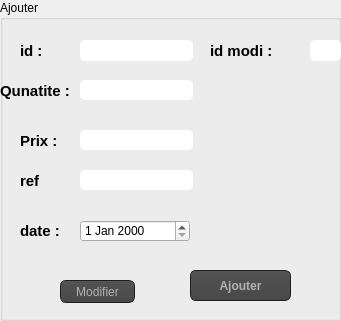
    <widget class="QGroupBox" name="groupBox_3">
     <property name="geometry">
      <rect>
       <x>20</x>
       <y>30</y>
       <width>341</width>
       <height>321</height>
      </rect>
     </property>
     <property name="title">
      <string>Ajouter</string>
     </property>
     <widget class="QLabel" name="label_8">
      <property name="geometry">
       <rect>
        <x>20</x>
        <y>40</y>
        <width>47</width>
        <height>21</height>
       </rect>
      </property>
      <property name="font">
       <font>
        <pointsize>11</pointsize>
        <weight>75</weight>
        <bold>true</bold>
       </font>
      </property>
      <property name="text">
       <string>id :</string>
      </property>
     </widget>
     <widget class="QLabel" name="label_9">
      <property name="geometry">
       <rect>
        <x>20</x>
        <y>130</y>
        <width>61</width>
        <height>21</height>
       </rect>
      </property>
      <property name="font">
       <font>
        <pointsize>11</pointsize>
        <weight>75</weight>
        <bold>true</bold>
       </font>
      </property>
      <property name="text">
       <string>Prix :</string>
      </property>
     </widget>
     <widget class="QLabel" name="Qunatite">
      <property name="geometry">
       <rect>
        <x>0</x>
        <y>80</y>
        <width>81</width>
        <height>21</height>
       </rect>
      </property>
      <property name="font">
       <font>
        <pointsize>11</pointsize>
        <weight>75</weight>
        <bold>true</bold>
       </font>
      </property>
      <property name="text">
       <string>Qunatite :</string>
      </property>
     </widget>
     <widget class="QLineEdit" name="_id_h">
      <property name="geometry">
       <rect>
        <x>80</x>
        <y>40</y>
        <width>113</width>
        <height>21</height>
       </rect>
      </property>
      <property name="styleSheet">
       <string notr="true">QLineEdit{
    background-color: white;
    box-shadow: 2px 0.5px 5px 1px inset black;
    border-radius: 5px;
    width: 70%;
    padding-right: 10px;
    padding-left: 10px;
    text-align: left;
    color: #000;
    font-size:inherit;
    font-family: Arial, Helvetica, sans-serif;  
    font-weight:normal;
    font-variant:normal;
}
QLineEdit::hover{  color: black ;
background-color:orange;}
QLineEdit::focus{  color: black ;
background-color:white;}</string>
      </property>
     </widget>
     <widget class="QLineEdit" name="Qunatite_h">
      <property name="geometry">
       <rect>
        <x>80</x>
        <y>80</y>
        <width>113</width>
        <height>20</height>
       </rect>
      </property>
      <property name="styleSheet">
       <string notr="true">QLineEdit{
    background-color: white;
    box-shadow: 2px 0.5px 5px 1px inset black;
    border-radius: 5px;
    width: 70%;
    padding-right: 10px;
    padding-left: 10px;
    text-align: left;
    color: #000;
    font-size:inherit;
    font-family: Arial, Helvetica, sans-serif;  
    font-weight:normal;
    font-variant:normal;
}
QLineEdit::hover{  color: black ;
background-color:orange;}
QLineEdit::focus{  color: black ;
background-color:white;}</string>
      </property>
     </widget>
     <widget class="QLineEdit" name="prix_hay">
      <property name="geometry">
       <rect>
        <x>80</x>
        <y>130</y>
        <width>113</width>
        <height>20</height>
       </rect>
      </property>
      <property name="styleSheet">
       <string notr="true">QLineEdit{
    background-color: white;
    box-shadow: 2px 0.5px 5px 1px inset black;
    border-radius: 5px;
    width: 70%;
    padding-right: 10px;
    padding-left: 10px;
    text-align: left;
    color: #000;
    font-size:inherit;
    font-family: Arial, Helvetica, sans-serif;  
    font-weight:normal;
    font-variant:normal;
}
QLineEdit::hover{  color: black ;
background-color:orange;}
QLineEdit::focus{  color: black ;
background-color:white;}</string>
      </property>
     </widget>
     <widget class="QLabel" name="label_11">
      <property name="geometry">
       <rect>
        <x>20</x>
        <y>220</y>
        <width>47</width>
        <height>21</height>
       </rect>
      </property>
      <property name="font">
       <font>
        <pointsize>11</pointsize>
        <weight>75</weight>
        <bold>true</bold>
       </font>
      </property>
      <property name="text">
       <string>date :</string>
      </property>
     </widget>
     <widget class="QPushButton" name="pushButton_ajout_m">
      <property name="geometry">
       <rect>
        <x>190</x>
        <y>270</y>
        <width>101</width>
        <height>31</height>
       </rect>
      </property>
      <property name="font">
       <font>
        <pointsize>-1</pointsize>
        <weight>75</weight>
        <italic>false</italic>
        <bold>true</bold>
       </font>
      </property>
      <property name="styleSheet">
       <string notr="true">QToolTip
{
     border: 1px solid black;
     background-color: #ffa02f;
     padding: 1px;
     border-radius: 3px;
     opacity: 100;
}

QWidget
{
    color: #b1b1b1;
    background-color: #323232;
}

QWidget:item:hover
{
    background-color: QLinearGradient( x1: 0, y1: 0, x2: 0, y2: 1, stop: 0 #ffa02f, stop: 1 #ca0619);
    color: #000000;
}

QWidget:item:selected
{
    background-color: QLinearGradient( x1: 0, y1: 0, x2: 0, y2: 1, stop: 0 #ffa02f, stop: 1 #d7801a);
}

QMenuBar::item
{
    background: transparent;
}

QMenuBar::item:selected
{
    background: transparent;
    border: 1px solid #ffaa00;
}

QMenuBar::item:pressed
{
    background: #444;
    border: 1px solid #000;
    background-color: QLinearGradient(
        x1:0, y1:0,
        x2:0, y2:1,
        stop:1 #212121,
        stop:0.4 #343434/*,
        stop:0.2 #343434,
        stop:0.1 #ffaa00*/
    );
    margin-bottom:-1px;
    padding-bottom:1px;
}

QMenu
{
    border: 1px solid #000;
}

QMenu::item
{
    padding: 2px 20px 2px 20px;
}

QMenu::item:selected
{
    color: #000000;
}

QWidget:disabled
{
    color: #404040;
    background-color: #323232;
}

QAbstractItemView
{
    background-color: QLinearGradient( x1: 0, y1: 0, x2: 0, y2: 1, stop: 0 #4d4d4d, stop: 0.1 #646464, stop: 1 #5d5d5d);
}

QWidget:focus
{
    /*border: 2px solid QLinearGradient( x1: 0, y1: 0, x2: 0, y2: 1, stop: 0 #ffa02f, stop: 1 #d7801a);*/
}

QLineEdit
{
    background-color: QLinearGradient( x1: 0, y1: 0, x2: 0, y2: 1, stop: 0 #4d4d4d, stop: 0 #646464, stop: 1 #5d5d5d);
    padding: 1px;
    border-style: solid;
    border: 1px solid #1e1e1e;
    border-radius: 5;
}

QPushButton
{
    color: #b1b1b1;
    background-color: QLinearGradient( x1: 0, y1: 0, x2: 0, y2: 1, stop: 0 #565656, stop: 0.1 #525252, stop: 0.5 #4e4e4e, stop: 0.9 #4a4a4a, stop: 1 #464646);
    border-width: 1px;
    border-color: #1e1e1e;
    border-style: solid;
    border-radius: 6;
    padding: 3px;
    font-size: 12px;
    padding-left: 5px;
    padding-right: 5px;
}

QPushButton:pressed
{
    background-color: QLinearGradient( x1: 0, y1: 0, x2: 0, y2: 1, stop: 0 #2d2d2d, stop: 0.1 #2b2b2b, stop: 0.5 #292929, stop: 0.9 #282828, stop: 1 #252525);
}

QComboBox
{
    selection-background-color: #ffaa00;
    background-color: QLinearGradient( x1: 0, y1: 0, x2: 0, y2: 1, stop: 0 #565656, stop: 0.1 #525252, stop: 0.5 #4e4e4e, stop: 0.9 #4a4a4a, stop: 1 #464646);
    border-style: solid;
    border: 1px solid #1e1e1e;
    border-radius: 5;
}

QComboBox:hover,QPushButton:hover
{
    border: 2px solid QLinearGradient( x1: 0, y1: 0, x2: 0, y2: 1, stop: 0 #ffa02f, stop: 1 #d7801a);
}


QComboBox:on
{
    padding-top: 3px;
    padding-left: 4px;
    background-color: QLinearGradient( x1: 0, y1: 0, x2: 0, y2: 1, stop: 0 #2d2d2d, stop: 0.1 #2b2b2b, stop: 0.5 #292929, stop: 0.9 #282828, stop: 1 #252525);
    selection-background-color: #ffaa00;
}

QComboBox QAbstractItemView
{
    border: 2px solid darkgray;
    selection-background-color: QLinearGradient( x1: 0, y1: 0, x2: 0, y2: 1, stop: 0 #ffa02f, stop: 1 #d7801a);
}

QComboBox::drop-down
{
     subcontrol-origin: padding;
     subcontrol-position: top right;
     width: 15px;

     border-left-width: 0px;
     border-left-color: darkgray;
     border-left-style: solid; /* just a single line */
     border-top-right-radius: 3px; /* same radius as the QComboBox */
     border-bottom-right-radius: 3px;
 }

QComboBox::down-arrow
{
     image: url(:/down_arrow.png);
}

QGroupBox:focus
{
border: 2px solid QLinearGradient( x1: 0, y1: 0, x2: 0, y2: 1, stop: 0 #ffa02f, stop: 1 #d7801a);
}

QTextEdit:focus
{
    border: 2px solid QLinearGradient( x1: 0, y1: 0, x2: 0, y2: 1, stop: 0 #ffa02f, stop: 1 #d7801a);
}

QScrollBar:horizontal {
     border: 1px solid #222222;
     background: QLinearGradient( x1: 0, y1: 0, x2: 0, y2: 1, stop: 0.0 #121212, stop: 0.2 #282828, stop: 1 #484848);
     height: 7px;
     margin: 0px 16px 0 16px;
}

QScrollBar::handle:horizontal
{
      background: QLinearGradient( x1: 0, y1: 0, x2: 1, y2: 0, stop: 0 #ffa02f, stop: 0.5 #d7801a, stop: 1 #ffa02f);
      min-height: 20px;
      border-radius: 2px;
}

QScrollBar::add-line:horizontal {
      border: 1px solid #1b1b19;
      border-radius: 2px;
      background: QLinearGradient( x1: 0, y1: 0, x2: 1, y2: 0, stop: 0 #ffa02f, stop: 1 #d7801a);
      width: 14px;
      subcontrol-position: right;
      subcontrol-origin: margin;
}

QScrollBar::sub-line:horizontal {
      border: 1px solid #1b1b19;
      border-radius: 2px;
      background: QLinearGradient( x1: 0, y1: 0, x2: 1, y2: 0, stop: 0 #ffa02f, stop: 1 #d7801a);
      width: 14px;
     subcontrol-position: left;
     subcontrol-origin: margin;
}

QScrollBar::right-arrow:horizontal, QScrollBar::left-arrow:horizontal
{
      border: 1px solid black;
      width: 1px;
      height: 1px;
      background: white;
}

QScrollBar::add-page:horizontal, QScrollBar::sub-page:horizontal
{
      background: none;
}

QScrollBar:vertical
{
      background: QLinearGradient( x1: 0, y1: 0, x2: 1, y2: 0, stop: 0.0 #121212, stop: 0.2 #282828, stop: 1 #484848);
      width: 7px;
      margin: 16px 0 16px 0;
      border: 1px solid #222222;
}

QScrollBar::handle:vertical
{
      background: QLinearGradient( x1: 0, y1: 0, x2: 0, y2: 1, stop: 0 #ffa02f, stop: 0.5 #d7801a, stop: 1 #ffa02f);
      min-height: 20px;
      border-radius: 2px;
}

QScrollBar::add-line:vertical
{
      border: 1px solid #1b1b19;
      border-radius: 2px;
      background: QLinearGradient( x1: 0, y1: 0, x2: 0, y2: 1, stop: 0 #ffa02f, stop: 1 #d7801a);
      height: 14px;
      subcontrol-position: bottom;
      subcontrol-origin: margin;
}

QScrollBar::sub-line:vertical
{
      border: 1px solid #1b1b19;
      border-radius: 2px;
      background: QLinearGradient( x1: 0, y1: 0, x2: 0, y2: 1, stop: 0 #d7801a, stop: 1 #ffa02f);
      height: 14px;
      subcontrol-position: top;
      subcontrol-origin: margin;
}

QScrollBar::up-arrow:vertical, QScrollBar::down-arrow:vertical
{
      border: 1px solid black;
      width: 1px;
      height: 1px;
      background: white;
}


QScrollBar::add-page:vertical, QScrollBar::sub-page:vertical
{
      background: none;
}

QTextEdit
{
    background-color: #242424;
}

QPlainTextEdit
{
    background-color: #242424;
}

QHeaderView::section
{
    background-color: QLinearGradient(x1:0, y1:0, x2:0, y2:1, stop:0 #616161, stop: 0.5 #505050, stop: 0.6 #434343, stop:1 #656565);
    color: white;
    padding-left: 4px;
    border: 1px solid #6c6c6c;
}

QCheckBox:disabled
{
color: #414141;
}

QDockWidget::title
{
    text-align: center;
    spacing: 3px; /* spacing between items in the tool bar */
    background-color: QLinearGradient(x1:0, y1:0, x2:0, y2:1, stop:0 #323232, stop: 0.5 #242424, stop:1 #323232);
}

QDockWidget::close-button, QDockWidget::float-button
{
    text-align: center;
    spacing: 1px; /* spacing between items in the tool bar */
    background-color: QLinearGradient(x1:0, y1:0, x2:0, y2:1, stop:0 #323232, stop: 0.5 #242424, stop:1 #323232);
}

QDockWidget::close-button:hover, QDockWidget::float-button:hover
{
    background: #242424;
}

QDockWidget::close-button:pressed, QDockWidget::float-button:pressed
{
    padding: 1px -1px -1px 1px;
}

QMainWindow::separator
{
    background-color: QLinearGradient(x1:0, y1:0, x2:0, y2:1, stop:0 #161616, stop: 0.5 #151515, stop: 0.6 #212121, stop:1 #343434);
    color: white;
    padding-left: 4px;
    border: 1px solid #4c4c4c;
    spacing: 3px; /* spacing between items in the tool bar */
}

QMainWindow::separator:hover
{

    background-color: QLinearGradient(x1:0, y1:0, x2:0, y2:1, stop:0 #d7801a, stop:0.5 #b56c17 stop:1 #ffa02f);
    color: white;
    padding-left: 4px;
    border: 1px solid #6c6c6c;
    spacing: 3px; /* spacing between items in the tool bar */
}

QToolBar::handle
{
     spacing: 3px; /* spacing between items in the tool bar */
     background: url(:/images/handle.png);
}

QMenu::separator
{
    height: 2px;
    background-color: QLinearGradient(x1:0, y1:0, x2:0, y2:1, stop:0 #161616, stop: 0.5 #151515, stop: 0.6 #212121, stop:1 #343434);
    color: white;
    padding-left: 4px;
    margin-left: 10px;
    margin-right: 5px;
}

QProgressBar
{
    border: 2px solid grey;
    border-radius: 5px;
    text-align: center;
}

QProgressBar::chunk
{
    background-color: #d7801a;
    width: 2.15px;
    margin: 0.5px;
}

QTabBar::tab {
    color: #b1b1b1;
    border: 1px solid #444;
    border-bottom-style: none;
    background-color: #323232;
    padding-left: 10px;
    padding-right: 10px;
    padding-top: 3px;
    padding-bottom: 2px;
    margin-right: -1px;
}

QTabWidget::pane {
    border: 1px solid #444;
    top: 1px;
}

QTabBar::tab:last
{
    margin-right: 0; /* the last selected tab has nothing to overlap with on the right */
    border-top-right-radius: 3px;
}

QTabBar::tab:first:!selected
{
 margin-left: 0px; /* the last selected tab has nothing to overlap with on the right */


    border-top-left-radius: 3px;
}

QTabBar::tab:!selected
{
    color: #b1b1b1;
    border-bottom-style: solid;
    margin-top: 3px;
    background-color: QLinearGradient(x1:0, y1:0, x2:0, y2:1, stop:1 #212121, stop:.4 #343434);
}

QTabBar::tab:selected
{
    border-top-left-radius: 3px;
    border-top-right-radius: 3px;
    margin-bottom: 0px;
}

QTabBar::tab:!selected:hover
{
    /*border-top: 2px solid #ffaa00;
    padding-bottom: 3px;*/
    border-top-left-radius: 3px;
    border-top-right-radius: 3px;
    background-color: QLinearGradient(x1:0, y1:0, x2:0, y2:1, stop:1 #212121, stop:0.4 #343434, stop:0.2 #343434, stop:0.1 #ffaa00);
}

QRadioButton::indicator:checked, QRadioButton::indicator:unchecked{
    color: #b1b1b1;
    background-color: #323232;
    border: 1px solid #b1b1b1;
    border-radius: 6px;
}

QRadioButton::indicator:checked
{
    background-color: qradialgradient(
        cx: 0.5, cy: 0.5,
        fx: 0.5, fy: 0.5,
        radius: 1.0,
        stop: 0.25 #ffaa00,
        stop: 0.3 #323232
    );
}

QCheckBox::indicator{
    color: #b1b1b1;
    background-color: #323232;
    border: 1px solid #b1b1b1;
    width: 9px;
    height: 9px;
}

QRadioButton::indicator
{
    border-radius: 6px;
}

QRadioButton::indicator:hover, QCheckBox::indicator:hover
{
    border: 1px solid #ffaa00;
}

QCheckBox::indicator:checked
{
    image:url(:/images/checkbox.png);
}

QCheckBox::indicator:disabled, QRadioButton::indicator:disabled
{
    border: 1px solid #444;
}</string>
      </property>
      <property name="text">
       <string>Ajouter</string>
      </property>
     </widget>
     <widget class="QPushButton" name="pushm">
      <property name="geometry">
       <rect>
        <x>60</x>
        <y>280</y>
        <width>75</width>
        <height>23</height>
       </rect>
      </property>
      <property name="styleSheet">
       <string notr="true">QToolTip
{
     border: 1px solid black;
     background-color: #ffa02f;
     padding: 1px;
     border-radius: 3px;
     opacity: 100;
}

QWidget
{
    color: #b1b1b1;
    background-color: #323232;
}

QWidget:item:hover
{
    background-color: QLinearGradient( x1: 0, y1: 0, x2: 0, y2: 1, stop: 0 #ffa02f, stop: 1 #ca0619);
    color: #000000;
}

QWidget:item:selected
{
    background-color: QLinearGradient( x1: 0, y1: 0, x2: 0, y2: 1, stop: 0 #ffa02f, stop: 1 #d7801a);
}

QMenuBar::item
{
    background: transparent;
}

QMenuBar::item:selected
{
    background: transparent;
    border: 1px solid #ffaa00;
}

QMenuBar::item:pressed
{
    background: #444;
    border: 1px solid #000;
    background-color: QLinearGradient(
        x1:0, y1:0,
        x2:0, y2:1,
        stop:1 #212121,
        stop:0.4 #343434/*,
        stop:0.2 #343434,
        stop:0.1 #ffaa00*/
    );
    margin-bottom:-1px;
    padding-bottom:1px;
}

QMenu
{
    border: 1px solid #000;
}

QMenu::item
{
    padding: 2px 20px 2px 20px;
}

QMenu::item:selected
{
    color: #000000;
}

QWidget:disabled
{
    color: #404040;
    background-color: #323232;
}

QAbstractItemView
{
    background-color: QLinearGradient( x1: 0, y1: 0, x2: 0, y2: 1, stop: 0 #4d4d4d, stop: 0.1 #646464, stop: 1 #5d5d5d);
}

QWidget:focus
{
    /*border: 2px solid QLinearGradient( x1: 0, y1: 0, x2: 0, y2: 1, stop: 0 #ffa02f, stop: 1 #d7801a);*/
}

QLineEdit
{
    background-color: QLinearGradient( x1: 0, y1: 0, x2: 0, y2: 1, stop: 0 #4d4d4d, stop: 0 #646464, stop: 1 #5d5d5d);
    padding: 1px;
    border-style: solid;
    border: 1px solid #1e1e1e;
    border-radius: 5;
}

QPushButton
{
    color: #b1b1b1;
    background-color: QLinearGradient( x1: 0, y1: 0, x2: 0, y2: 1, stop: 0 #565656, stop: 0.1 #525252, stop: 0.5 #4e4e4e, stop: 0.9 #4a4a4a, stop: 1 #464646);
    border-width: 1px;
    border-color: #1e1e1e;
    border-style: solid;
    border-radius: 6;
    padding: 3px;
    font-size: 12px;
    padding-left: 5px;
    padding-right: 5px;
}

QPushButton:pressed
{
    background-color: QLinearGradient( x1: 0, y1: 0, x2: 0, y2: 1, stop: 0 #2d2d2d, stop: 0.1 #2b2b2b, stop: 0.5 #292929, stop: 0.9 #282828, stop: 1 #252525);
}

QComboBox
{
    selection-background-color: #ffaa00;
    background-color: QLinearGradient( x1: 0, y1: 0, x2: 0, y2: 1, stop: 0 #565656, stop: 0.1 #525252, stop: 0.5 #4e4e4e, stop: 0.9 #4a4a4a, stop: 1 #464646);
    border-style: solid;
    border: 1px solid #1e1e1e;
    border-radius: 5;
}

QComboBox:hover,QPushButton:hover
{
    border: 2px solid QLinearGradient( x1: 0, y1: 0, x2: 0, y2: 1, stop: 0 #ffa02f, stop: 1 #d7801a);
}


QComboBox:on
{
    padding-top: 3px;
    padding-left: 4px;
    background-color: QLinearGradient( x1: 0, y1: 0, x2: 0, y2: 1, stop: 0 #2d2d2d, stop: 0.1 #2b2b2b, stop: 0.5 #292929, stop: 0.9 #282828, stop: 1 #252525);
    selection-background-color: #ffaa00;
}

QComboBox QAbstractItemView
{
    border: 2px solid darkgray;
    selection-background-color: QLinearGradient( x1: 0, y1: 0, x2: 0, y2: 1, stop: 0 #ffa02f, stop: 1 #d7801a);
}

QComboBox::drop-down
{
     subcontrol-origin: padding;
     subcontrol-position: top right;
     width: 15px;

     border-left-width: 0px;
     border-left-color: darkgray;
     border-left-style: solid; /* just a single line */
     border-top-right-radius: 3px; /* same radius as the QComboBox */
     border-bottom-right-radius: 3px;
 }

QComboBox::down-arrow
{
     image: url(:/down_arrow.png);
}

QGroupBox:focus
{
border: 2px solid QLinearGradient( x1: 0, y1: 0, x2: 0, y2: 1, stop: 0 #ffa02f, stop: 1 #d7801a);
}

QTextEdit:focus
{
    border: 2px solid QLinearGradient( x1: 0, y1: 0, x2: 0, y2: 1, stop: 0 #ffa02f, stop: 1 #d7801a);
}

QScrollBar:horizontal {
     border: 1px solid #222222;
     background: QLinearGradient( x1: 0, y1: 0, x2: 0, y2: 1, stop: 0.0 #121212, stop: 0.2 #282828, stop: 1 #484848);
     height: 7px;
     margin: 0px 16px 0 16px;
}

QScrollBar::handle:horizontal
{
      background: QLinearGradient( x1: 0, y1: 0, x2: 1, y2: 0, stop: 0 #ffa02f, stop: 0.5 #d7801a, stop: 1 #ffa02f);
      min-height: 20px;
      border-radius: 2px;
}

QScrollBar::add-line:horizontal {
      border: 1px solid #1b1b19;
      border-radius: 2px;
      background: QLinearGradient( x1: 0, y1: 0, x2: 1, y2: 0, stop: 0 #ffa02f, stop: 1 #d7801a);
      width: 14px;
      subcontrol-position: right;
      subcontrol-origin: margin;
}

QScrollBar::sub-line:horizontal {
      border: 1px solid #1b1b19;
      border-radius: 2px;
      background: QLinearGradient( x1: 0, y1: 0, x2: 1, y2: 0, stop: 0 #ffa02f, stop: 1 #d7801a);
      width: 14px;
     subcontrol-position: left;
     subcontrol-origin: margin;
}

QScrollBar::right-arrow:horizontal, QScrollBar::left-arrow:horizontal
{
      border: 1px solid black;
      width: 1px;
      height: 1px;
      background: white;
}

QScrollBar::add-page:horizontal, QScrollBar::sub-page:horizontal
{
      background: none;
}

QScrollBar:vertical
{
      background: QLinearGradient( x1: 0, y1: 0, x2: 1, y2: 0, stop: 0.0 #121212, stop: 0.2 #282828, stop: 1 #484848);
      width: 7px;
      margin: 16px 0 16px 0;
      border: 1px solid #222222;
}

QScrollBar::handle:vertical
{
      background: QLinearGradient( x1: 0, y1: 0, x2: 0, y2: 1, stop: 0 #ffa02f, stop: 0.5 #d7801a, stop: 1 #ffa02f);
      min-height: 20px;
      border-radius: 2px;
}

QScrollBar::add-line:vertical
{
      border: 1px solid #1b1b19;
      border-radius: 2px;
      background: QLinearGradient( x1: 0, y1: 0, x2: 0, y2: 1, stop: 0 #ffa02f, stop: 1 #d7801a);
      height: 14px;
      subcontrol-position: bottom;
      subcontrol-origin: margin;
}

QScrollBar::sub-line:vertical
{
      border: 1px solid #1b1b19;
      border-radius: 2px;
      background: QLinearGradient( x1: 0, y1: 0, x2: 0, y2: 1, stop: 0 #d7801a, stop: 1 #ffa02f);
      height: 14px;
      subcontrol-position: top;
      subcontrol-origin: margin;
}

QScrollBar::up-arrow:vertical, QScrollBar::down-arrow:vertical
{
      border: 1px solid black;
      width: 1px;
      height: 1px;
      background: white;
}


QScrollBar::add-page:vertical, QScrollBar::sub-page:vertical
{
      background: none;
}

QTextEdit
{
    background-color: #242424;
}

QPlainTextEdit
{
    background-color: #242424;
}

QHeaderView::section
{
    background-color: QLinearGradient(x1:0, y1:0, x2:0, y2:1, stop:0 #616161, stop: 0.5 #505050, stop: 0.6 #434343, stop:1 #656565);
    color: white;
    padding-left: 4px;
    border: 1px solid #6c6c6c;
}

QCheckBox:disabled
{
color: #414141;
}

QDockWidget::title
{
    text-align: center;
    spacing: 3px; /* spacing between items in the tool bar */
    background-color: QLinearGradient(x1:0, y1:0, x2:0, y2:1, stop:0 #323232, stop: 0.5 #242424, stop:1 #323232);
}

QDockWidget::close-button, QDockWidget::float-button
{
    text-align: center;
    spacing: 1px; /* spacing between items in the tool bar */
    background-color: QLinearGradient(x1:0, y1:0, x2:0, y2:1, stop:0 #323232, stop: 0.5 #242424, stop:1 #323232);
}

QDockWidget::close-button:hover, QDockWidget::float-button:hover
{
    background: #242424;
}

QDockWidget::close-button:pressed, QDockWidget::float-button:pressed
{
    padding: 1px -1px -1px 1px;
}

QMainWindow::separator
{
    background-color: QLinearGradient(x1:0, y1:0, x2:0, y2:1, stop:0 #161616, stop: 0.5 #151515, stop: 0.6 #212121, stop:1 #343434);
    color: white;
    padding-left: 4px;
    border: 1px solid #4c4c4c;
    spacing: 3px; /* spacing between items in the tool bar */
}

QMainWindow::separator:hover
{

    background-color: QLinearGradient(x1:0, y1:0, x2:0, y2:1, stop:0 #d7801a, stop:0.5 #b56c17 stop:1 #ffa02f);
    color: white;
    padding-left: 4px;
    border: 1px solid #6c6c6c;
    spacing: 3px; /* spacing between items in the tool bar */
}

QToolBar::handle
{
     spacing: 3px; /* spacing between items in the tool bar */
     background: url(:/images/handle.png);
}

QMenu::separator
{
    height: 2px;
    background-color: QLinearGradient(x1:0, y1:0, x2:0, y2:1, stop:0 #161616, stop: 0.5 #151515, stop: 0.6 #212121, stop:1 #343434);
    color: white;
    padding-left: 4px;
    margin-left: 10px;
    margin-right: 5px;
}

QProgressBar
{
    border: 2px solid grey;
    border-radius: 5px;
    text-align: center;
}

QProgressBar::chunk
{
    background-color: #d7801a;
    width: 2.15px;
    margin: 0.5px;
}

QTabBar::tab {
    color: #b1b1b1;
    border: 1px solid #444;
    border-bottom-style: none;
    background-color: #323232;
    padding-left: 10px;
    padding-right: 10px;
    padding-top: 3px;
    padding-bottom: 2px;
    margin-right: -1px;
}

QTabWidget::pane {
    border: 1px solid #444;
    top: 1px;
}

QTabBar::tab:last
{
    margin-right: 0; /* the last selected tab has nothing to overlap with on the right */
    border-top-right-radius: 3px;
}

QTabBar::tab:first:!selected
{
 margin-left: 0px; /* the last selected tab has nothing to overlap with on the right */


    border-top-left-radius: 3px;
}

QTabBar::tab:!selected
{
    color: #b1b1b1;
    border-bottom-style: solid;
    margin-top: 3px;
    background-color: QLinearGradient(x1:0, y1:0, x2:0, y2:1, stop:1 #212121, stop:.4 #343434);
}

QTabBar::tab:selected
{
    border-top-left-radius: 3px;
    border-top-right-radius: 3px;
    margin-bottom: 0px;
}

QTabBar::tab:!selected:hover
{
    /*border-top: 2px solid #ffaa00;
    padding-bottom: 3px;*/
    border-top-left-radius: 3px;
    border-top-right-radius: 3px;
    background-color: QLinearGradient(x1:0, y1:0, x2:0, y2:1, stop:1 #212121, stop:0.4 #343434, stop:0.2 #343434, stop:0.1 #ffaa00);
}

QRadioButton::indicator:checked, QRadioButton::indicator:unchecked{
    color: #b1b1b1;
    background-color: #323232;
    border: 1px solid #b1b1b1;
    border-radius: 6px;
}

QRadioButton::indicator:checked
{
    background-color: qradialgradient(
        cx: 0.5, cy: 0.5,
        fx: 0.5, fy: 0.5,
        radius: 1.0,
        stop: 0.25 #ffaa00,
        stop: 0.3 #323232
    );
}

QCheckBox::indicator{
    color: #b1b1b1;
    background-color: #323232;
    border: 1px solid #b1b1b1;
    width: 9px;
    height: 9px;
}

QRadioButton::indicator
{
    border-radius: 6px;
}

QRadioButton::indicator:hover, QCheckBox::indicator:hover
{
    border: 1px solid #ffaa00;
}

QCheckBox::indicator:checked
{
    image:url(:/images/checkbox.png);
}

QCheckBox::indicator:disabled, QRadioButton::indicator:disabled
{
    border: 1px solid #444;
}</string>
      </property>
      <property name="text">
       <string>Modifier</string>
      </property>
     </widget>
     <widget class="QDateEdit" name="_date_h">
      <property name="geometry">
       <rect>
        <x>80</x>
        <y>220</y>
        <width>110</width>
        <height>22</height>
       </rect>
      </property>
      <property name="styleSheet">
       <string notr="true">QLineEdit{
    background-color: white;
    box-shadow: 2px 0.5px 5px 1px inset black;
    border-radius: 5px;
    width: 70%;
    padding-right: 10px;
    padding-left: 10px;
    text-align: left;
    color: #000;
    font-size:inherit;
    font-family: Arial, Helvetica, sans-serif;  
    font-weight:normal;
    font-variant:normal;
}
QLineEdit::hover{  color: black ;
background-color:orange;}
QLineEdit::focus{  color: black ;
background-color:white;}</string>
      </property>
     </widget>
     <widget class="QLabel" name="label_12">
      <property name="geometry">
       <rect>
        <x>20</x>
        <y>170</y>
        <width>47</width>
        <height>21</height>
       </rect>
      </property>
      <property name="font">
       <font>
        <pointsize>11</pointsize>
        <weight>75</weight>
        <bold>true</bold>
       </font>
      </property>
      <property name="text">
       <string>ref</string>
      </property>
     </widget>
     <widget class="QLineEdit" name="ref_h">
      <property name="geometry">
       <rect>
        <x>80</x>
        <y>170</y>
        <width>113</width>
        <height>20</height>
       </rect>
      </property>
      <property name="styleSheet">
       <string notr="true">QLineEdit{
    background-color: white;
    box-shadow: 2px 0.5px 5px 1px inset black;
    border-radius: 5px;
    width: 70%;
    padding-right: 10px;
    padding-left: 10px;
    text-align: left;
    color: #000;
    font-size:inherit;
    font-family: Arial, Helvetica, sans-serif;  
    font-weight:normal;
    font-variant:normal;
}
QLineEdit::hover{  color: black ;
background-color:orange;}
QLineEdit::focus{  color: black ;
background-color:white;}</string>
      </property>
     </widget>
     <widget class="QLineEdit" name="_id_h_2">
      <property name="geometry">
       <rect>
        <x>310</x>
        <y>40</y>
        <width>31</width>
        <height>21</height>
       </rect>
      </property>
      <property name="styleSheet">
       <string notr="true">QLineEdit{
    background-color: white;
    box-shadow: 2px 0.5px 5px 1px inset black;
    border-radius: 5px;
    width: 70%;
    padding-right: 10px;
    padding-left: 10px;
    text-align: left;
    color: #000;
    font-size:inherit;
    font-family: Arial, Helvetica, sans-serif;  
    font-weight:normal;
    font-variant:normal;
}
QLineEdit::hover{  color: black ;
background-color:orange;}
QLineEdit::focus{  color: black ;
background-color:white;}</string>
      </property>
     </widget>
     <widget class="QLabel" name="label_10">
      <property name="geometry">
       <rect>
        <x>210</x>
        <y>40</y>
        <width>81</width>
        <height>21</height>
       </rect>
      </property>
      <property name="font">
       <font>
        <pointsize>11</pointsize>
        <weight>75</weight>
        <bold>true</bold>
       </font>
      </property>
      <property name="text">
       <string>id modi :</string>
      </property>
     </widget>
    </widget>
